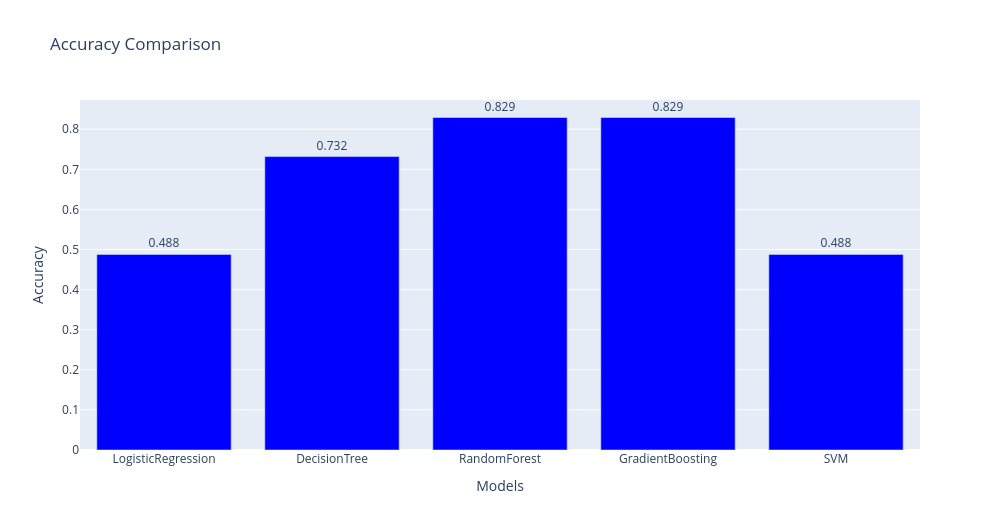

Notebook source saved alongside this figure:
### Code cell
# Create 4 separate graphs
create_bar_chart(accuracy, "Accuracy Comparison", "Accuracy", "blue")

### Figure 1 — Plotly figure (JSON) as saved in the notebook; plotly's stock layout.template omitted (floating-point values rounded to 4 significant figures)
{"data": [{"marker": {"color": "blue"}, "name": "Accuracy Comparison", "text": ["0.488", "0.732", "0.829", "0.829", "0.488"], "textposition": "outside", "type": "bar", "x": ["LogisticRegression", "DecisionTree", "RandomForest", "GradientBoosting", "SVM"], "y": [0.4878, 0.7317, 0.8293, 0.8293, 0.4878]}], "layout": {"height": 530, "title": {"text": "Accuracy Comparison"}, "uniformtext": {"minsize": 8, "mode": "hide"}, "width": 1000, "xaxis": {"title": {"text": "Models"}}, "yaxis": {"title": {"text": "Accuracy"}}}}
